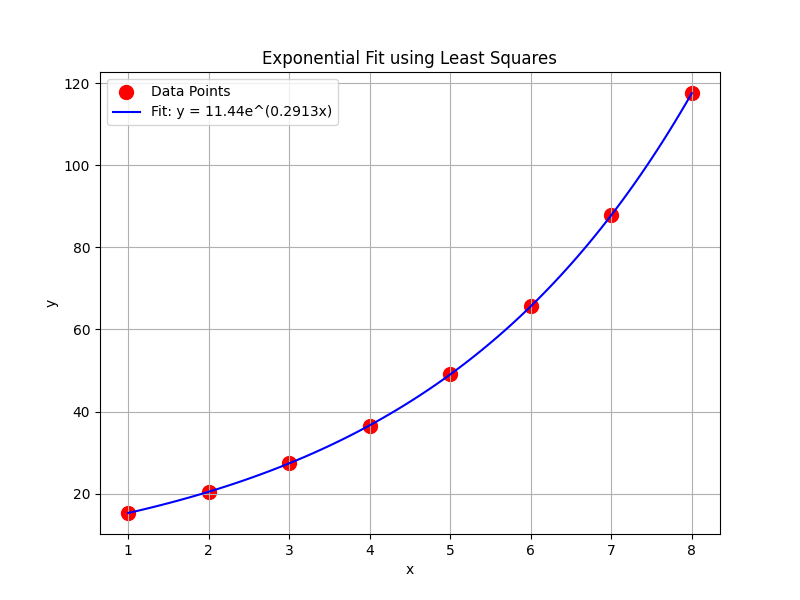

Reproduce this figure in Python.
import numpy as np
import matplotlib.pyplot as plt

# 1. 输入数据
x = np.array([1, 2, 3, 4, 5, 6, 7, 8])
y = np.array([15.3, 20.5, 27.4, 36.6, 49.1, 65.6, 87.87, 117.6])

# 2. 对数变换
Y = np.log(y)  # Y = ln(y)

# 3. 最小二乘法拟合 Y = A + bx
# 构造正规方程的系数矩阵
n = len(x)
sum_x = np.sum(x)
sum_x2 = np.sum(x**2)
sum_Y = np.sum(Y)
sum_xY = np.sum(x * Y)

# 正规方程：[[n, sum_x], [sum_x, sum_x2]] @ [A, b] = [sum_Y, sum_xY]
A_matrix = np.array([[n, sum_x], [sum_x, sum_x2]])
B_matrix = np.array([sum_Y, sum_xY])

# 解线性方程组
A, b = np.linalg.solve(A_matrix, B_matrix)

# 4. 还原参数 a 和 b
a = np.exp(A)  # a = e^A

print(f"拟合参数：a = {a:.2f}, b = {b:.4f}")
print(f"拟合模型：y = {a:.2f} * e^({b:.4f}x)")

# 5. 绘制拟合曲线和数据点
# 生成用于绘图的 x 值（更密集的点）
x_fit = np.linspace(1, 8, 100)
y_fit = a * np.exp(b * x_fit)  # 拟合值

# 绘图
plt.figure(figsize=(8, 6))
plt.scatter(x, y, color='red', label='Data Points', s=100)  # 原始数据点
plt.plot(x_fit, y_fit, color='blue', label=f'Fit: y = {a:.2f}e^({b:.4f}x)')  # 拟合曲线
plt.xlabel('x')
plt.ylabel('y')
plt.title('Exponential Fit using Least Squares')
plt.legend()
plt.grid(True)
plt.show()

# 6. 计算拟合误差（可选）
y_pred = a * np.exp(b * x)
error = np.sum((y - y_pred)**2)
print(f"误差平方和：{error:.2f}")
